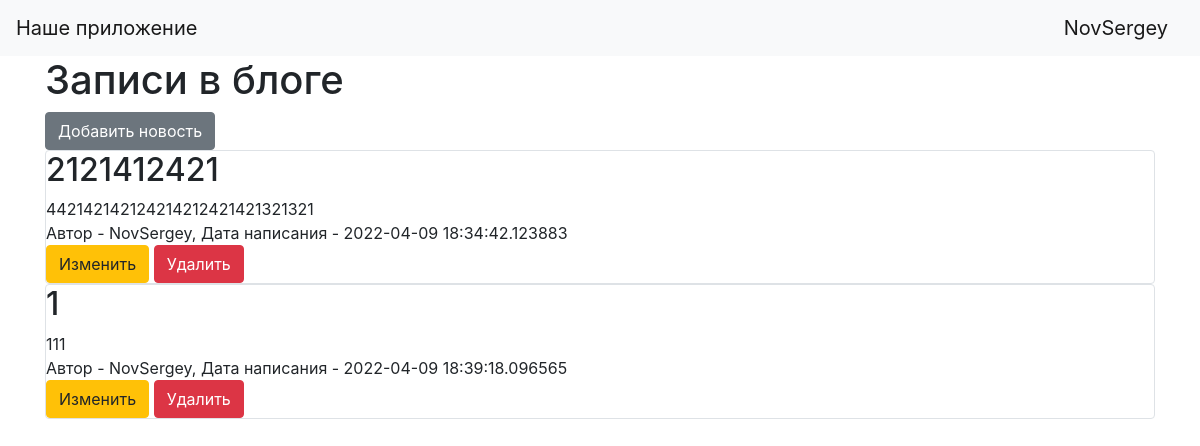
The page / (signed in) on the database its author committed.
### data/users.py (models this page shows, shortened)
class User(SqlAlchemyBase, UserMixin, SerializerMixin):
    __tablename__ = 'users'
    id = sqlalchemy.Column(sqlalchemy.Integer,
                           primary_key=True, autoincrement=True)
    name = sqlalchemy.Column(sqlalchemy.String, nullable=True)
    about = sqlalchemy.Column(sqlalchemy.String, nullable=True)
    email = sqlalchemy.Column(sqlalchemy.String,
                              index=True, unique=True, nullable=True)
    hashed_password = sqlalchemy.Column(sqlalchemy.String, nullable=True)
    created_date = sqlalchemy.Column(sqlalchemy.DateTime,
                                     default=datetime.datetime.now)
    news = orm.relation("News", back_populates='user')

### data/news.py (models this page shows, shortened)
class News(SqlAlchemyBase, SerializerMixin):
    __tablename__ = 'news'
    id = sqlalchemy.Column(sqlalchemy.Integer,
                           primary_key=True, autoincrement=True)
    title = sqlalchemy.Column(sqlalchemy.String, nullable=True)
    content = sqlalchemy.Column(sqlalchemy.String, nullable=True)
    created_date = sqlalchemy.Column(sqlalchemy.DateTime,
                                     default=datetime.datetime.now)
    is_private = sqlalchemy.Column(sqlalchemy.Boolean, default=True)
    user_id = sqlalchemy.Column(sqlalchemy.Integer,
                                sqlalchemy.ForeignKey("users.id"))
    user = orm.relation('User')

### main.py (the view)
@app.route("/")
def index():
    db_sess = db_session.create_session()
    if current_user.is_authenticated:
        news = db_sess.query(News).filter(
            (News.user == current_user) | (News.is_private != True))
    else:
        news = db_sess.query(News).filter(News.is_private != True)
    return render_template("index.html", news=news)

### data/db_session.py (called while the page is built)
def create_session() -> Session:
    global __factory
    return __factory()

### main.py (called while the page is built)
@login_manager.user_loader
def load_user(user_id):
    db_sess = db_session.create_session()
    return db_sess.query(User).get(user_id)

### templates/index.html
{% extends "base.html" %}
{% block content %}
<h1>Записи в блоге</h1>
{% if current_user.is_authenticated %}
<a href="news" class="btn btn-secondary">Добавить новость</a>
{% endif %}
{% for item in news%}
<div class="col-md6 border rounded">
  <h2>{{item.title}}</h2>
  <div>
    {{item.content}}
  </div>
  <div>
    Автор - {{item.user.name}}, Дата написания - {{item.created_date}}
  </div>
  {% if current_user.is_authenticated and current_user == item.user %}
  <div>
    <a href="/news/{{ item.id }}" class="btn btn-warning">
      Изменить
    </a>
    <a href="/news_delete/{{ item.id }}" class="btn btn-danger">
      Удалить
    </a>
  </div>
  {% endif %}
</div>
{% endfor %}
{% endblock %}

### templates/base.html (shortened to what this page needs)
<!doctype html>
<html lang="en">
<head>
    <link rel="stylesheet"
          href="https://stackpath.bootstrapcdn.com/bootstrap/4.4.1/css/bootstrap.min.css"
>
</head>
<body>
<header>
    <nav class="navbar navbar-light bg-light">
        <a class="navbar-brand" href="#">Наше приложение</a>
        {% if current_user.is_authenticated %}
        <a class="navbar-brand" href="/logout">{{ current_user.name }}</a>
        {% else %}
        <p>
            <a class="btn btn-primary " href="/register">Зарегистрироваться</a>
            <a class="btn btn-success" href="/login">Войти</a>
        </p>
        {% endif %}
    </nav>
</header>
<main role="main" class="container">
    {% block content %}{% endblock %}
</main>
</body>
</html>

### rows shown on the page
User: name "NovSergey"
News: title "2121412421", content "442142142124214212421421321321", user.name "NovSergey", created_date "2022-04-09 18:34:42.123883"
News: title "1", content "111", user.name "NovSergey", created_date "2022-04-09 18:39:18.096565"
